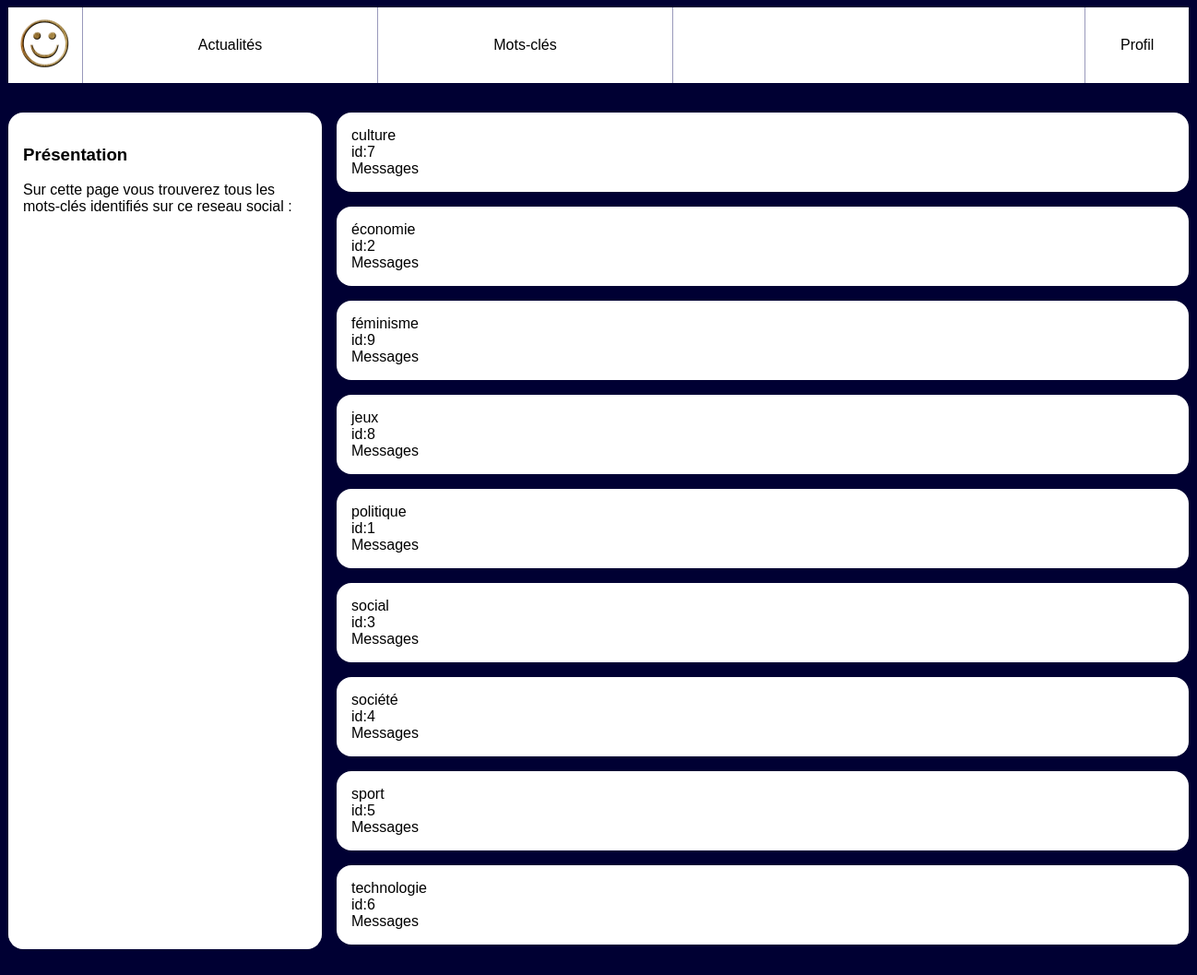
Page /tags.php on the committed database.
### tables this page shows
CREATE TABLE IF NOT EXISTS `tags` (
  `id` INT UNSIGNED NOT NULL AUTO_INCREMENT,
  `label` VARCHAR(255) NOT NULL,
  PRIMARY KEY (`id`),
  UNIQUE INDEX `label_UNIQUE` (`label` ASC));

### tags.php (the view, shortened to what this page needs)
<!doctype html>
<html lang="fr">
    <head>
        <link rel="stylesheet" href="style.css"/>
    </head>
    <body>
        <header>
            <img src="resoc.jpg" alt="Logo de notre réseau social"/>
            <?php
                include("menu.php");
            ?>
            <?php
                $mysqli = new mysqli("localhost:3306", "root", " ", "socialnetwork");
                $mysqli->set_charset("utf8mb4");
            ?>
        </header>
        <div id="wrapper">
            <aside>
                <section>
                    <h3>Présentation</h3>
                    <p>Sur cette page vous trouverez tous les mots-clés identifiés sur ce
                        reseau social :
                    </p>
                </section>
            </aside>
            <main>
                <?php
                    $laQuestionEnSql = "SELECT * FROM `tags`";
                    $lesInformations = $mysqli->query($laQuestionEnSql);
                    while ($tag = $lesInformations->fetch_assoc())
                    {
                    ?>
                    <article>
                        <h3><?php echo $tag['label'] ?></h3>
                        <p>id:<?php echo $tag['id'] ?></p>
                        <nav>
                            <a href="tags.php?tag_id=<?php echo $tag['id']?>">Messages</a>
                        </nav>
                    </article>
                <?php } ?>
            </main>
        </div>
    </body>
</html>

### src/style.css (style rules this page uses)
body { background-color: #003; font-family: Arial; }
a { text-decoration: none; color:black; }
body>header { background-color: #fff; display:flex; width:80em; margin:0 auto 2em auto; padding:0; }
body>header img { height:5em; }
#wrapper { display:flex; width:80em; margin:0 auto 2em auto; }
#wrapper aside { background-color: #fff; flex:1; padding:1em; border-radius: 1em; }
#wrapper main { flex:3; padding-left:1em; height: 80vh; overflow-y: scroll; }
#wrapper main article { background-color: #fff; padding:1em; margin-bottom: 1em ; border-radius: 1em; }
#wrapper main article h3 { margin:0; padding:0; font-weight: normal; font-size:1em; }
#wrapper main article p { margin:0; }

### rows in the picture
tags: label "culture", id "7"
tags: label "économie", id "2"
tags: label "féminisme", id "9"
tags: label "jeux", id "8"
tags: label "politique", id "1"
tags: label "social", id "3"
tags: label "société", id "4"
tags: label "sport", id "5"
tags: label "technologie", id "6"
